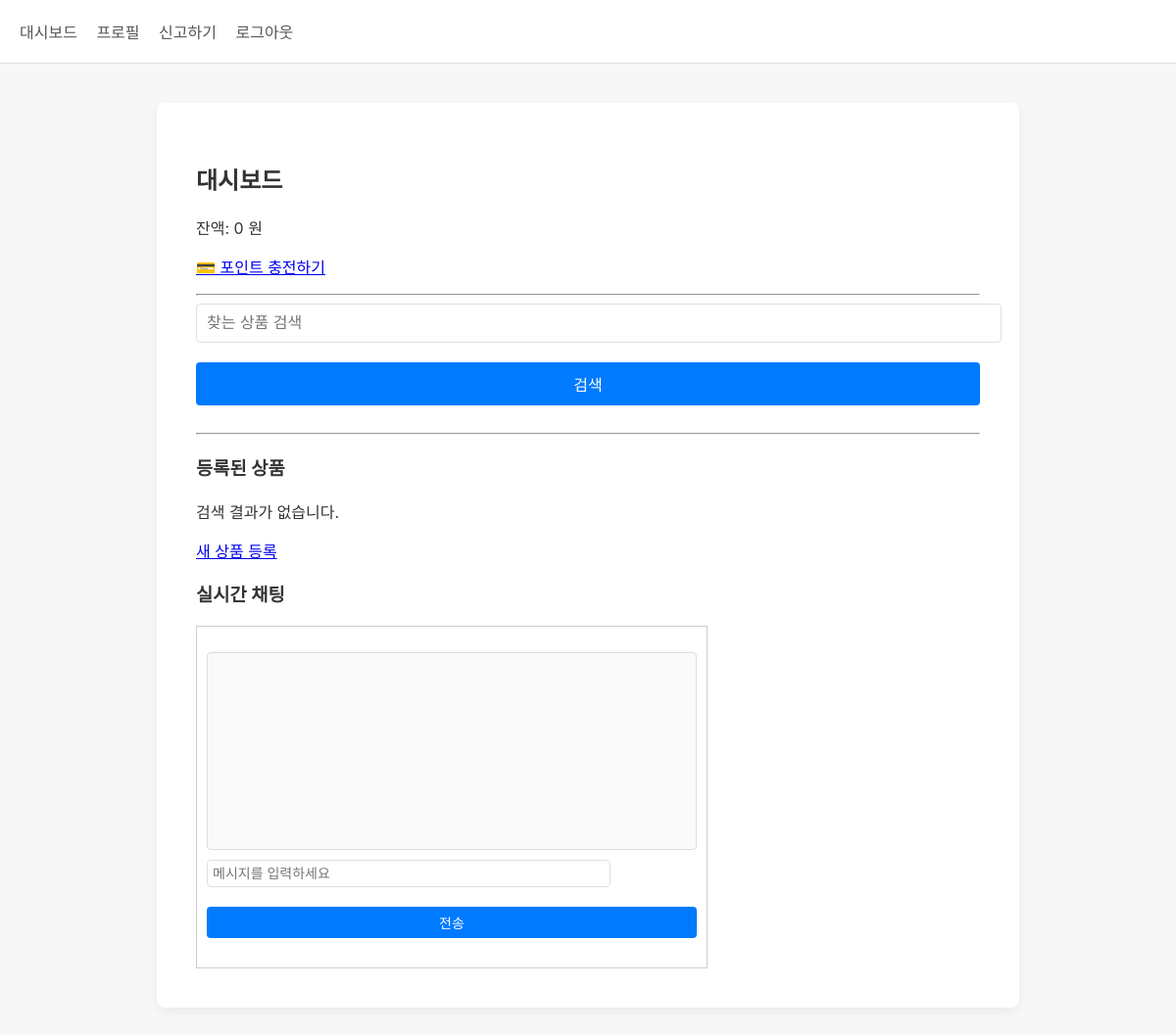
/dashboard (signed in), run on an earlier commit of the app's database.
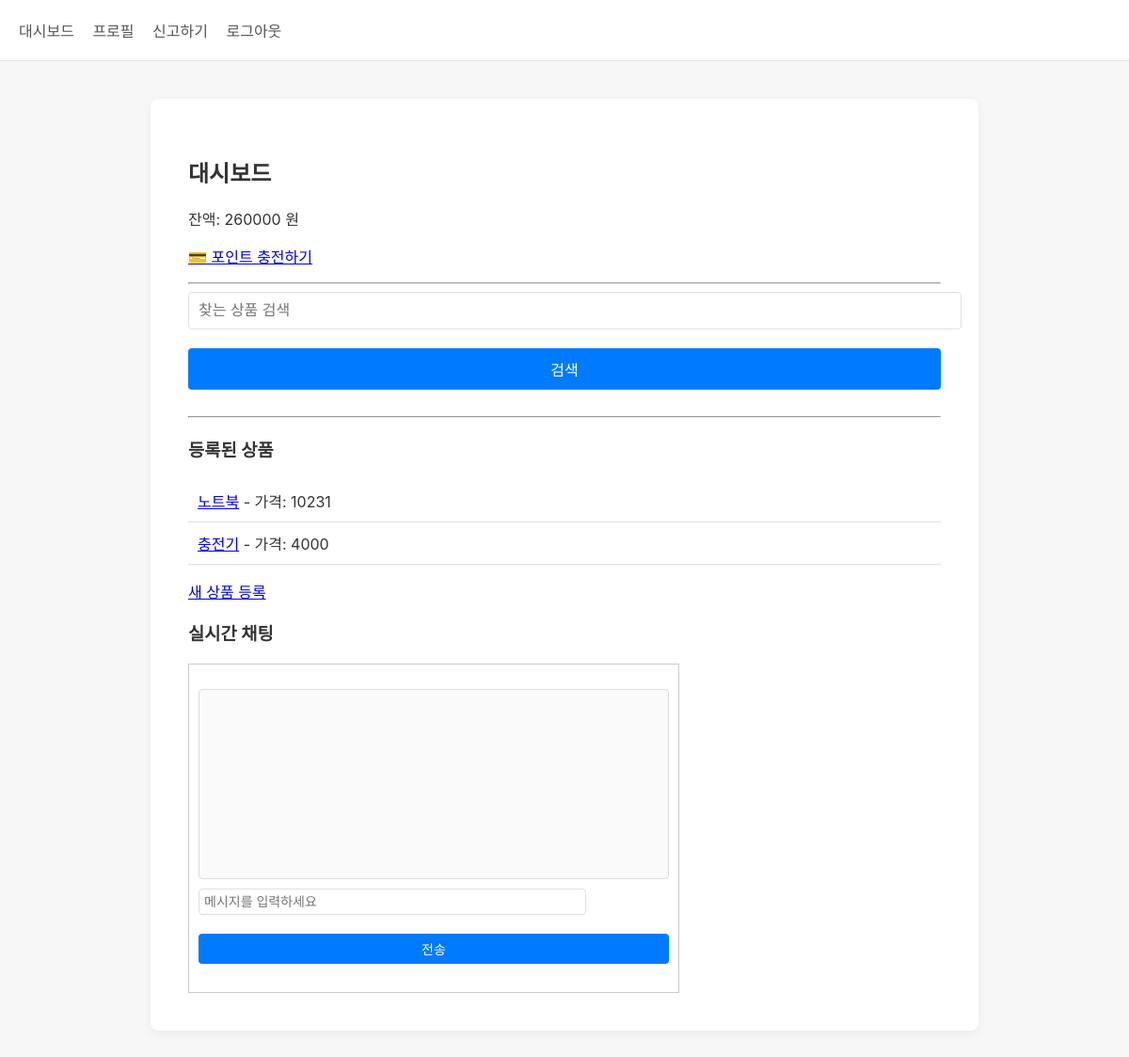
And on a later commit of the database.
### tables this page shows
CREATE TABLE user (
            id TEXT PRIMARY KEY,
            username TEXT UNIQUE NOT NULL,
            password TEXT NOT NULL,
            bio TEXT,
            is_blocked INTEGER DEFAULT 0,
            balance INTEGER DEFAULT 0,
            is_admin INTEGER DEFAULT 0
        );

CREATE TABLE product (
            id TEXT PRIMARY KEY,
            title TEXT NOT NULL,
            description TEXT NOT NULL,
            price TEXT NOT NULL,
            seller_id TEXT NOT NULL
        );

### app/routes/main.py (the view)
@main_bp.route('/dashboard')
@login_required
def dashboard():
    db = get_db()
    cursor = db.cursor()
    cursor.execute("SELECT * FROM user WHERE id = ?", (session['user_id'],))
    current_user = cursor.fetchone()
    cursor.execute("SELECT * FROM product")
    all_products = cursor.fetchall()
    return render_template('dashboard.html', products=all_products, user=current_user)

### app/routes/main.py (called while the page is built)
@main_bp.before_app_request
def session_timeout_check():
    session.permanent = True
    now = datetime.utcnow()
    if 'user_id' in session:
        last_activity = session.get('last_activity')
        if last_activity:
            elapsed = now - datetime.strptime(last_activity, '%Y-%m-%d %H:%M:%S')
            if elapsed > timedelta(minutes=15):
                session.clear()
                flash('세션이 만료되었습니다. 다시 로그인해주세요.')
                return redirect(url_for('auth.login'))
        session['last_activity'] = now.strftime('%Y-%m-%d %H:%M:%S')

### app/utils/database.py (called while the page is built)
def get_db():
    if 'db' not in g:
        g.db = sqlite3.connect(current_app.config['DATABASE'])
        g.db.row_factory = sqlite3.Row
    return g.db

def close_connection(exception):
    db = g.pop('db', None)
    if db is not None:
        db.close()

### app/templates/dashboard.html (shortened to what this page needs)
{% extends "base.html" %}
{% block content %}
<h2>대시보드</h2>
<p>잔액: {{ user.balance }} 원</p>
<p><a href="{{ url_for('product.charge') }}">💳 포인트 충전하기</a></p>
<hr>
<form method="GET" action="{{ url_for('product.search') }}">
  <input type="text" name="q" placeholder="찾는 상품 검색">
  <button type="submit">검색</button>
</form>
<hr>
<h3>등록된 상품</h3>
{% if products %}
<ul>
  {% for product in products %}
  <li>
    <a href="{{ url_for('product.view_product', product_id=product.id) }}">{{ product.title }}</a>
    - 가격: {{ product.price }}
  </li>
  {% endfor %}
</ul>
{% else %}
<p>검색 결과가 없습니다.</p>
{% endif %}
<p><a href="{{ url_for('product.new_product') }}">새 상품 등록</a></p>
<h3>실시간 채팅</h3>
<div id="chat">
  <ul id="messages"></ul>
  <input id="chat_input" type="text" placeholder="메시지를 입력하세요">
  <button onclick="sendMessage()">전송</button>
</div>
{% endblock %}

What changed in the data, as far as the page shows it:
changed user: balance "0" → "260000"
added product: title "노트북", price "10231"
added product: title "충전기", price "4000"
Also different on the page:
text no longer shown: "검색 결과가 없습니다."
